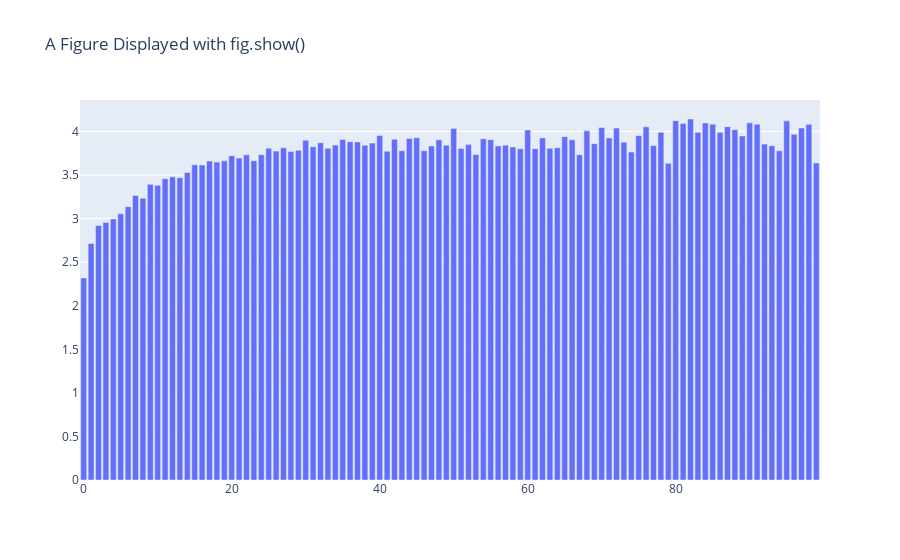

The notebook cell saved with this chart:
### Code cell
import plotly.graph_objects as go
fig = go.Figure(
    data=[go.Bar(y=y[:100])],
    layout_title_text="A Figure Displayed with fig.show()"
)
fig.show()
